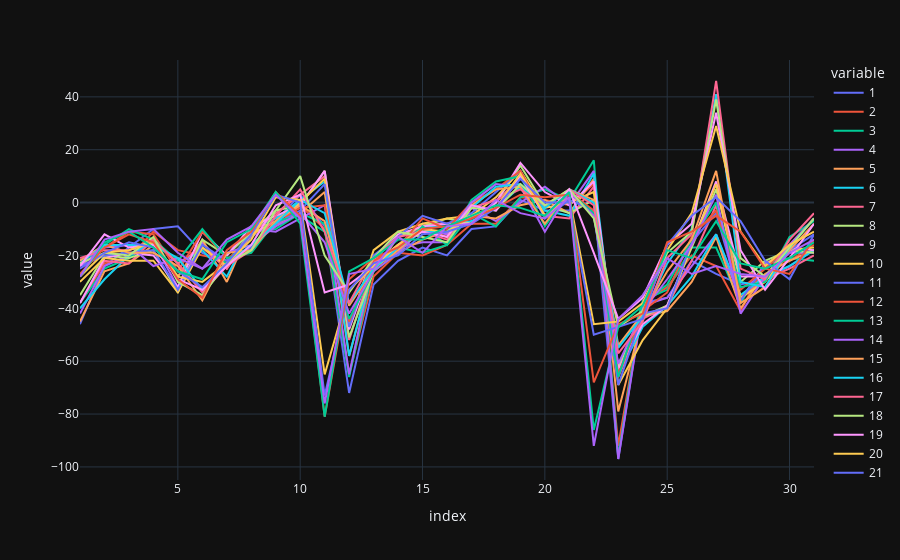

Notebook source saved alongside this figure:
### Code cell
import plotly.express as px

fig = px.line(df1, x=df1.index, y=df1.columns, template='plotly_dark')
fig.show()

### Figure 1 — Plotly figure (JSON) as saved in the notebook; plotly's stock layout.template omitted (floating-point values rounded to 4 significant figures)
{"data": [{"hovertemplate": "variable=1<br>index=%{x}<br>value=%{y}<extra></extra>", "legendgroup": "1", "line": {"color": "#636efa", "dash": "solid"}, "marker": {"symbol": "circle"}, "mode": "lines", "name": "1", "orientation": "v", "showlegend": true, "type": "scatter", "x": [1, 2, 3, 4, 5, 6, 7, 8, 9, 10, 11, 12, 13, 14, 15, 16, 17, 18, 19, 20, 21, 22, 23, 24, 25, 26, 27, 28, 29, 30, 31], "xaxis": "x", "y": [-46, -24, -17, -10, -9, -19, -23, -13, -7, 3, -9, -72, -31, -22, -17, -20, -10, -9, 1, -3, -3, 1, -97, -38, -36, -22, -27, -31, -29, -24, -18], "yaxis": "y"}, {"hovertemplate": "variable=2<br>index=%{x}<br>value=%{y}<extra></extra>", "legendgroup": "2", "line": {"color": "#EF553B", "dash": "solid"}, "marker": {"symbol": "circle"}, "mode": "lines", "name": "2", "orientation": "v", "showlegend": true, "type": "scatter", "x": [1, 2, 3, 4, 5, 6, 7, 8, 9, 10, 11, 12, 13, 14, 15, 16, 17, 18, 19, 20, 21, 22, 23, 24, 25, 26, 27, 28, 29, 30, 31], "xaxis": "x", "y": [-38, -23, -21, -11, -18, -20, -22, -12, -9, -1, -10, -65, -28, -19, -20, -16, -8, -8, 2, 1, -1, 7, -92, -38, -32, -20, -24, -41, -23, -22, -16], "yaxis": "y"}, {"hovertemplate": "variable=3<br>index=%{x}<br>value=%{y}<extra></extra>", "legendgroup": "3", "line": {"color": "#00cc96", "dash": "solid"}, "marker": {"symbol": "circle"}, "mode": "lines", "name": "3", "orientation": "v", "showlegend": true, "type": "scatter", "x": [1, 2, 3, 4, 5, 6, 7, 8, 9, 10, 11, 12, 13, 14, 15, 16, 17, 18, 19, 20, 21, 22, 23, 24, 25, 26, 27, 28, 29, 30, 31], "xaxis": "x", "y": [-38, -25, -21, -14, -28, -17, -23, -11, -10, -4, -8, -66, -24, -17, -19, -16, -4, -9, 2, 5, 1, 16, -96, -37, -33, -17, -17, -38, -23, -21, -22], "yaxis": "y"}, {"hovertemplate": "variable=4<br>index=%{x}<br>value=%{y}<extra></extra>", "legendgroup": "4", "line": {"color": "#ab63fa", "dash": "solid"}, "marker": {"symbol": "circle"}, "mode": "lines", "name": "4", "orientation": "v", "showlegend": true, "type": "scatter", "x": [1, 2, 3, 4, 5, 6, 7, 8, 9, 10, 11, 12, 13, 14, 15, 16, 17, 18, 19, 20, 21, 22, 23, 24, 25, 26, 27, 28, 29, 30, 31], "xaxis": "x", "y": [-42, -24, -20, -15, -32, -15, -25, -10, -11, -6, -1, -65, -22, -17, -15, -15, -2, -7, 0, 6, -1, 12, -97, -39, -36, -24, -12, -37, -23, -19, -19], "yaxis": "y"}, {"hovertemplate": "variable=5<br>index=%{x}<br>value=%{y}<extra></extra>", "legendgroup": "5", "line": {"color": "#FFA15A", "dash": "solid"}, "marker": {"symbol": "circle"}, "mode": "lines", "name": "5", "orientation": "v", "showlegend": true, "type": "scatter", "x": [1, 2, 3, 4, 5, 6, 7, 8, 9, 10, 11, 12, 13, 14, 15, 16, 17, 18, 19, 20, 21, 22, 23, 24, 25, 26, 27, 28, 29, 30, 31], "xaxis": "x", "y": [-45, -26, -23, -16, -28, -14, -30, -9, -8, -4, 4, -58, -24, -19, -14, -11, -5, -6, -1, 1, -4, 9, -79, -43, -41, -30, -13, -40, -27, -22, -18], "yaxis": "y"}, {"hovertemplate": "variable=6<br>index=%{x}<br>value=%{y}<extra></extra>", "legendgroup": "6", "line": {"color": "#19d3f3", "dash": "solid"}, "marker": {"symbol": "circle"}, "mode": "lines", "name": "6", "orientation": "v", "showlegend": true, "type": "scatter", "x": [1, 2, 3, 4, 5, 6, 7, 8, 9, 10, 11, 12, 13, 14, 15, 16, 17, 18, 19, 20, 21, 22, 23, 24, 25, 26, 27, 28, 29, 30, 31], "xaxis": "x", "y": [-40, -29, -20, -15, -23, -18, -28, -10, -6, 1, 8, -58, -23, -17, -9, -9, -7, -2, 6, -3, -5, 11, -65, -47, -39, -28, -12, -35, -28, -24, -18], "yaxis": "y"}, {"hovertemplate": "variable=7<br>index=%{x}<br>value=%{y}<extra></extra>", "legendgroup": "7", "line": {"color": "#FF6692", "dash": "solid"}, "marker": {"symbol": "circle"}, "mode": "lines", "name": "7", "orientation": "v", "showlegend": true, "type": "scatter", "x": [1, 2, 3, 4, 5, 6, 7, 8, 9, 10, 11, 12, 13, 14, 15, 16, 17, 18, 19, 20, 21, 22, 23, 24, 25, 26, 27, 28, 29, 30, 31], "xaxis": "x", "y": [-38, -22, -23, -14, -23, -17, -25, -12, -4, 3, 10, -52, -23, -16, -8, -8, -6, 0, 10, -5, -6, 6, -66, -44, -39, -22, -1, -36, -29, -25, -20], "yaxis": "y"}, {"hovertemplate": "variable=8<br>index=%{x}<br>value=%{y}<extra></extra>", "legendgroup": "8", "line": {"color": "#B6E880", "dash": "solid"}, "marker": {"symbol": "circle"}, "mode": "lines", "name": "8", "orientation": "v", "showlegend": true, "type": "scatter", "x": [1, 2, 3, 4, 5, 6, 7, 8, 9, 10, 11, 12, 13, 14, 15, 16, 17, 18, 19, 20, 21, 22, 23, 24, 25, 26, 27, 28, 29, 30, 31], "xaxis": "x", "y": [-35, -20, -21, -18, -34, -14, -20, -11, -3, -1, 12, -51, -26, -13, -9, -6, -8, 0, 14, -1, -4, 1, -62, -43, -39, -17, 5, -30, -22, -18, -19], "yaxis": "y"}, {"hovertemplate": "variable=9<br>index=%{x}<br>value=%{y}<extra></extra>", "legendgroup": "9", "line": {"color": "#FF97FF", "dash": "solid"}, "marker": {"symbol": "circle"}, "mode": "lines", "name": "9", "orientation": "v", "showlegend": true, "type": "scatter", "x": [1, 2, 3, 4, 5, 6, 7, 8, 9, 10, 11, 12, 13, 14, 15, 16, 17, 18, 19, 20, 21, 22, 23, 24, 25, 26, 27, 28, 29, 30, 31], "xaxis": "x", "y": [-38, -21, -19, -20, -32, -11, -20, -9, -5, -1, 12, -48, -22, -12, -9, -8, -8, 0, 15, 4, -1, 8, -63, -46, -39, -16, 8, -28, -28, -17, -18], "yaxis": "y"}, {"hovertemplate": "variable=10<br>index=%{x}<br>value=%{y}<extra></extra>", "legendgroup": "10", "line": {"color": "#FECB52", "dash": "solid"}, "marker": {"symbol": "circle"}, "mode": "lines", "name": "10", "orientation": "v", "showlegend": true, "type": "scatter", "x": [1, 2, 3, 4, 5, 6, 7, 8, 9, 10, 11, 12, 13, 14, 15, 16, 17, 18, 19, 20, 21, 22, 23, 24, 25, 26, 27, 28, 29, 30, 31], "xaxis": "x", "y": [-30, -21, -22, -22, -34, -17, -24, -12, -7, 0, 9, -47, -18, -11, -8, -6, -5, 2, 12, -2, 0, 4, -69, -52, -40, -16, 7, -36, -30, -18, -17], "yaxis": "y"}, {"hovertemplate": "variable=11<br>index=%{x}<br>value=%{y}<extra></extra>", "legendgroup": "11", "line": {"color": "#636efa", "dash": "solid"}, "marker": {"symbol": "circle"}, "mode": "lines", "name": "11", "orientation": "v", "showlegend": true, "type": "scatter", "x": [1, 2, 3, 4, 5, 6, 7, 8, 9, 10, 11, 12, 13, 14, 15, 16, 17, 18, 19, 20, 21, 22, 23, 24, 25, 26, 27, 28, 29, 30, 31], "xaxis": "x", "y": [-24, -20, -19, -18, -33, -16, -22, -17, -8, -3, 7, -47, -20, -13, -5, -8, -4, 4, 12, -6, 1, -3, -69, -42, -40, -15, -4, -37, -24, -18, -12], "yaxis": "y"}, {"hovertemplate": "variable=12<br>index=%{x}<br>value=%{y}<extra></extra>", "legendgroup": "12", "line": {"color": "#EF553B", "dash": "solid"}, "marker": {"symbol": "circle"}, "mode": "lines", "name": "12", "orientation": "v", "showlegend": true, "type": "scatter", "x": [1, 2, 3, 4, 5, 6, 7, 8, 9, 10, 11, 12, 13, 14, 15, 16, 17, 18, 19, 20, 21, 22, 23, 24, 25, 26, 27, 28, 29, 30, 31], "xaxis": "x", "y": [-22, -17, -11, -12, -26, -11, -21, -18, -7, -2, -1, -45, -22, -17, -6, -10, 0, 5, 12, -5, 4, -3, -65, -41, -34, -13, -3, -33, -25, -16, -6], "yaxis": "y"}, {"hovertemplate": "variable=13<br>index=%{x}<br>value=%{y}<extra></extra>", "legendgroup": "13", "line": {"color": "#00cc96", "dash": "solid"}, "marker": {"symbol": "circle"}, "mode": "lines", "name": "13", "orientation": "v", "showlegend": true, "type": "scatter", "x": [1, 2, 3, 4, 5, 6, 7, 8, 9, 10, 11, 12, 13, 14, 15, 16, 17, 18, 19, 20, 21, 22, 23, 24, 25, 26, 27, 28, 29, 30, 31], "xaxis": "x", "y": [-22, -16, -10, -14, -22, -10, -21, -19, -7, -5, -11, -44, -26, -19, -9, -16, 1, 8, 10, -9, 4, -4, -66, -38, -31, -14, 0, -32, -30, -13, -7], "yaxis": "y"}, {"hovertemplate": "variable=14<br>index=%{x}<br>value=%{y}<extra></extra>", "legendgroup": "14", "line": {"color": "#ab63fa", "dash": "solid"}, "marker": {"symbol": "circle"}, "mode": "lines", "name": "14", "orientation": "v", "showlegend": true, "type": "scatter", "x": [1, 2, 3, 4, 5, 6, 7, 8, 9, 10, 11, 12, 13, 14, 15, 16, 17, 18, 19, 20, 21, 22, 23, 24, 25, 26, 27, 28, 29, 30, 31], "xaxis": "x", "y": [-24, -17, -16, -24, -21, -25, -19, -16, -9, -4, -15, -42, -26, -19, -10, -12, 0, 7, 6, -11, 4, -5, -61, -41, -29, -16, 3, -42, -28, -16, -6], "yaxis": "y"}, {"hovertemplate": "variable=15<br>index=%{x}<br>value=%{y}<extra></extra>", "legendgroup": "15", "line": {"color": "#FFA15A", "dash": "solid"}, "marker": {"symbol": "circle"}, "mode": "lines", "name": "15", "orientation": "v", "showlegend": true, "type": "scatter", "x": [1, 2, 3, 4, 5, 6, 7, 8, 9, 10, 11, 12, 13, 14, 15, 16, 17, 18, 19, 20, 21, 22, 23, 24, 25, 26, 27, 28, 29, 30, 31], "xaxis": "x", "y": [-22, -16, -19, -19, -24, -37, -19, -18, -7, -1, -7, -39, -25, -18, -10, -13, -1, 5, 6, -8, 5, 1, -54, -42, -26, -14, 12, -38, -32, -18, -8], "yaxis": "y"}, {"hovertemplate": "variable=16<br>index=%{x}<br>value=%{y}<extra></extra>", "legendgroup": "16", "line": {"color": "#19d3f3", "dash": "solid"}, "marker": {"symbol": "circle"}, "mode": "lines", "name": "16", "orientation": "v", "showlegend": true, "type": "scatter", "x": [1, 2, 3, 4, 5, 6, 7, 8, 9, 10, 11, 12, 13, 14, 15, 16, 17, 18, 19, 20, 21, 22, 23, 24, 25, 26, 27, 28, 29, 30, 31], "xaxis": "x", "y": [-23, -16, -16, -16, -21, -33, -23, -16, -8, 1, -4, -38, -25, -17, -11, -11, -2, 6, 7, -2, 5, 0, -55, -43, -23, -10, 41, -30, -32, -17, -6], "yaxis": "y"}, {"hovertemplate": "variable=17<br>index=%{x}<br>value=%{y}<extra></extra>", "legendgroup": "17", "line": {"color": "#FF6692", "dash": "solid"}, "marker": {"symbol": "circle"}, "mode": "lines", "name": "17", "orientation": "v", "showlegend": true, "type": "scatter", "x": [1, 2, 3, 4, 5, 6, 7, 8, 9, 10, 11, 12, 13, 14, 15, 16, 17, 18, 19, 20, 21, 22, 23, 24, 25, 26, 27, 28, 29, 30, 31], "xaxis": "x", "y": [-21, -18, -18, -14, -23, -34, -24, -18, -5, 5, -11, -38, -21, -13, -11, -14, -2, 1, 5, -1, 5, -1, -57, -45, -21, -12, 46, -25, -29, -14, -4], "yaxis": "y"}, {"hovertemplate": "variable=18<br>index=%{x}<br>value=%{y}<extra></extra>", "legendgroup": "18", "line": {"color": "#B6E880", "dash": "solid"}, "marker": {"symbol": "circle"}, "mode": "lines", "name": "18", "orientation": "v", "showlegend": true, "type": "scatter", "x": [1, 2, 3, 4, 5, 6, 7, 8, 9, 10, 11, 12, 13, 14, 15, 16, 17, 18, 19, 20, 21, 22, 23, 24, 25, 26, 27, 28, 29, 30, 31], "xaxis": "x", "y": [-23, -19, -20, -13, -30, -35, -23, -18, -3, 10, -20, -34, -21, -11, -13, -15, -2, -3, 7, -1, 5, -6, -47, -41, -19, -11, 39, -21, -28, -17, -6], "yaxis": "y"}, {"hovertemplate": "variable=19<br>index=%{x}<br>value=%{y}<extra></extra>", "legendgroup": "19", "line": {"color": "#FF97FF", "dash": "solid"}, "marker": {"symbol": "circle"}, "mode": "lines", "name": "19", "orientation": "v", "showlegend": true, "type": "scatter", "x": [1, 2, 3, 4, 5, 6, 7, 8, 9, 10, 11, 12, 13, 14, 15, 16, 17, 18, 19, 20, 21, 22, 23, 24, 25, 26, 27, 28, 29, 30, 31], "xaxis": "x", "y": [-24, -12, -17, -16, -29, -33, -24, -16, -1, 3, -34, -31, -24, -16, -11, -13, -1, -3, 10, -5, 5, -19, -44, -36, -16, -8, 34, -18, -33, -21, -8], "yaxis": "y"}, {"hovertemplate": "variable=20<br>index=%{x}<br>value=%{y}<extra></extra>", "legendgroup": "20", "line": {"color": "#FECB52", "dash": "solid"}, "marker": {"symbol": "circle"}, "mode": "lines", "name": "20", "orientation": "v", "showlegend": true, "type": "scatter", "x": [1, 2, 3, 4, 5, 6, 7, 8, 9, 10, 11, 12, 13, 14, 15, 16, 17, 18, 19, 20, 21, 22, 23, 24, 25, 26, 27, 28, 29, 30, 31], "xaxis": "x", "y": [-28, -19, -18, -15, -28, -30, -23, -14, 2, 1, -65, -33, -24, -16, -10, -11, -5, -2, 11, -5, 2, -46, -45, -38, -18, -4, 29, -11, -24, -16, -11], "yaxis": "y"}, {"hovertemplate": "variable=21<br>index=%{x}<br>value=%{y}<extra></extra>", "legendgroup": "21", "line": {"color": "#636efa", "dash": "solid"}, "marker": {"symbol": "circle"}, "mode": "lines", "name": "21", "orientation": "v", "showlegend": true, "type": "scatter", "x": [1, 2, 3, 4, 5, 6, 7, 8, 9, 10, 11, 12, 13, 14, 15, 16, 17, 18, 19, 20, 21, 22, 23, 24, 25, 26, 27, 28, 29, 30, 31], "xaxis": "x", "y": [-25, -19, -15, -17, -26, -32, -23, -12, 3, 0, -73, -33, -23, -20, -12, -11, -8, -2, 9, 0, 0, -50, -47, -44, -16, -5, 2, -7, -22, -29, -12], "yaxis": "y"}, {"hovertemplate": "variable=22<br>index=%{x}<br>value=%{y}<extra></extra>", "legendgroup": "22", "line": {"color": "#EF553B", "dash": "solid"}, "marker": {"symbol": "circle"}, "mode": "lines", "name": "22", "orientation": "v", "showlegend": true, "type": "scatter", "x": [1, 2, 3, 4, 5, 6, 7, 8, 9, 10, 11, 12, 13, 14, 15, 16, 17, 18, 19, 20, 21, 22, 23, 24, 25, 26, 27, 28, 29, 30, 31], "xaxis": "x", "y": [-27, -17, -12, -15, -29, -36, -18, -11, 4, -5, -81, -29, -21, -17, -10, -9, -6, -2, 3, 2, 3, -68, -46, -42, -15, -11, -5, -11, -25, -27, -14], "yaxis": "y"}, {"hovertemplate": "variable=23<br>index=%{x}<br>value=%{y}<extra></extra>", "legendgroup": "23", "line": {"color": "#00cc96", "dash": "solid"}, "marker": {"symbol": "circle"}, "mode": "lines", "name": "23", "orientation": "v", "showlegend": true, "type": "scatter", "x": [1, 2, 3, 4, 5, 6, 7, 8, 9, 10, 11, 12, 13, 14, 15, 16, 17, 18, 19, 20, 21, 22, 23, 24, 25, 26, 27, 28, 29, 30, 31], "xaxis": "x", "y": [-28, -15, -11, -17, -26, -29, -15, -10, 4, -8, -81, -26, -21, -14, -14, -9, -5, -1, -2, -5, 4, -86, -47, -39, -18, -21, -7, -23, -25, -21, -15], "yaxis": "y"}, {"hovertemplate": "variable=24<br>index=%{x}<br>value=%{y}<extra></extra>", "legendgroup": "24", "line": {"color": "#ab63fa", "dash": "solid"}, "marker": {"symbol": "circle"}, "mode": "lines", "name": "24", "orientation": "v", "showlegend": true, "type": "scatter", "x": [1, 2, 3, 4, 5, 6, 7, 8, 9, 10, 11, 12, 13, 14, 15, 16, 17, 18, 19, 20, 21, 22, 23, 24, 25, 26, 27, 28, 29, 30, 31], "xaxis": "x", "y": [-28, -14, -11, -10, -19, -25, -14, -9, 3, -6, -76, -27, -25, -13, -19, -9, -8, 1, -4, -6, 2, -92, -44, -35, -21, -27, -24, -27, -28, -19, -14], "yaxis": "y"}], "layout": {"legend": {"title": {"text": "variable"}, "tracegroupgap": 0}, "margin": {"t": 60}, "xaxis": {"anchor": "y", "domain": [0, 1], "title": {"text": "index"}}, "yaxis": {"anchor": "x", "domain": [0, 1], "title": {"text": "value"}}}}
